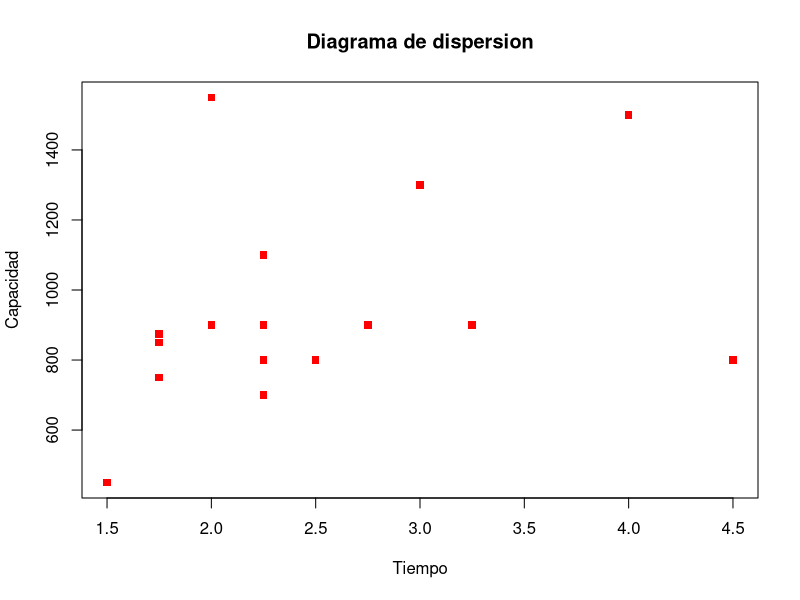
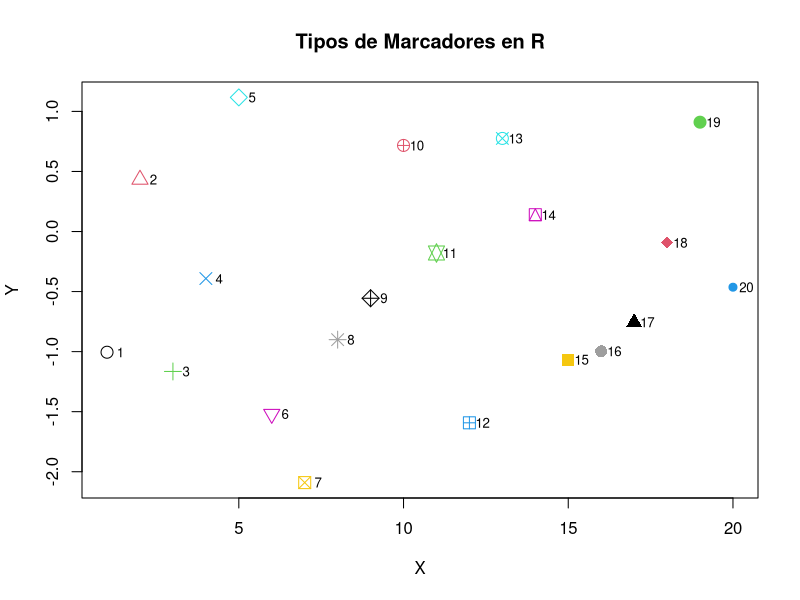
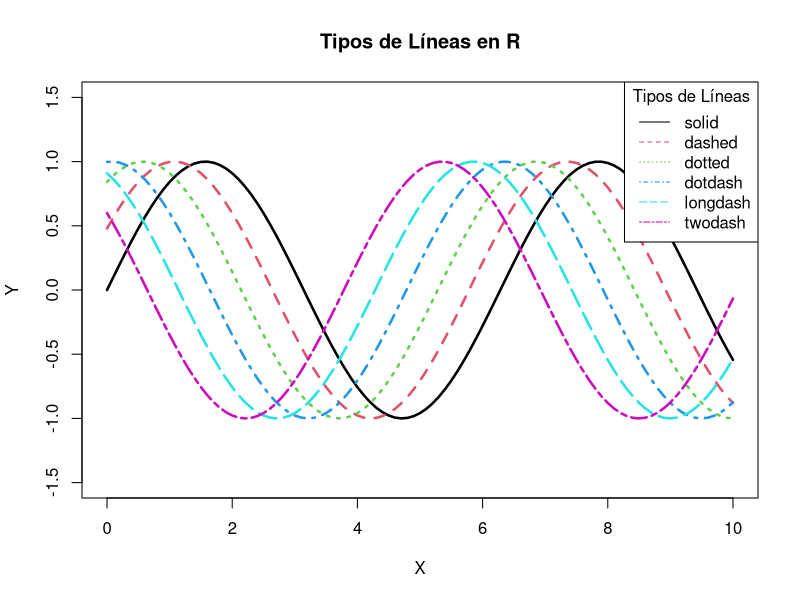
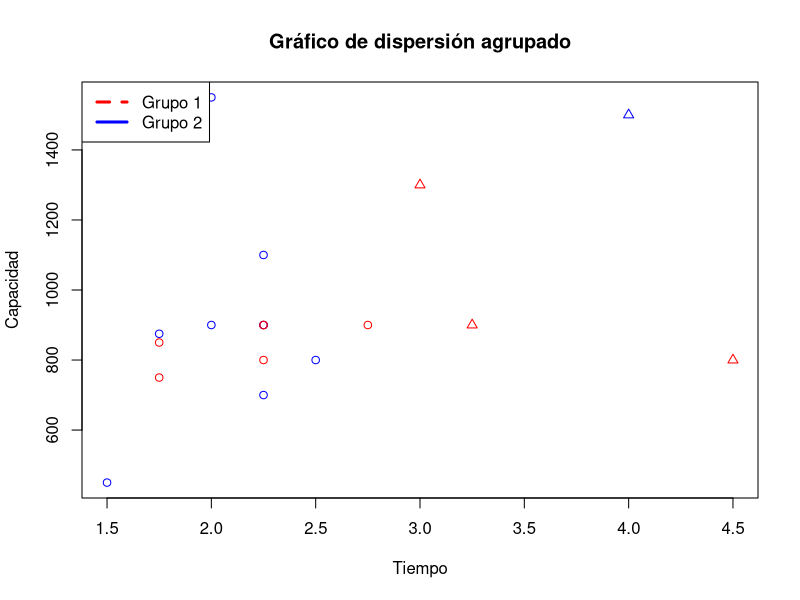
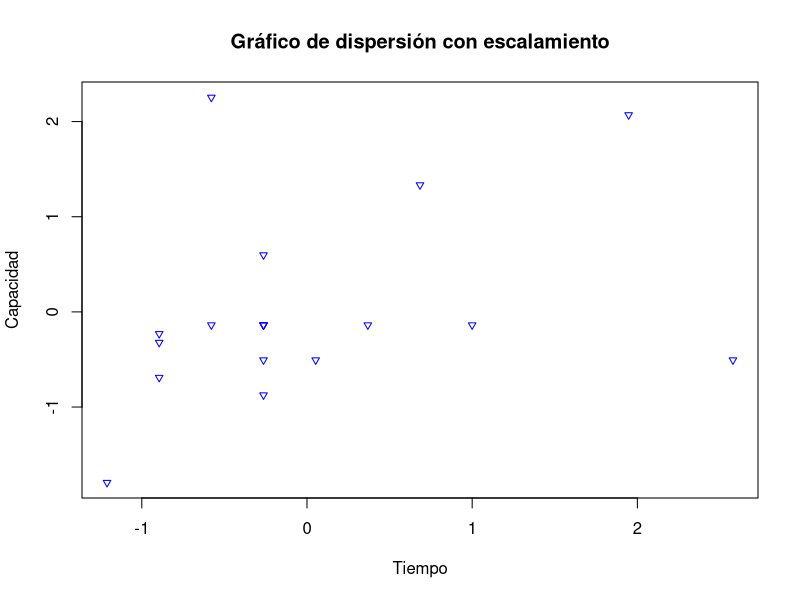
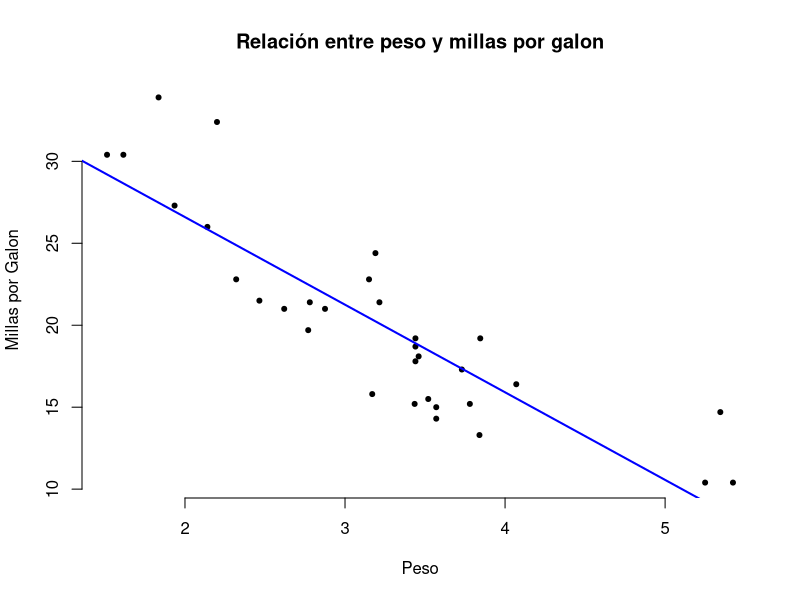
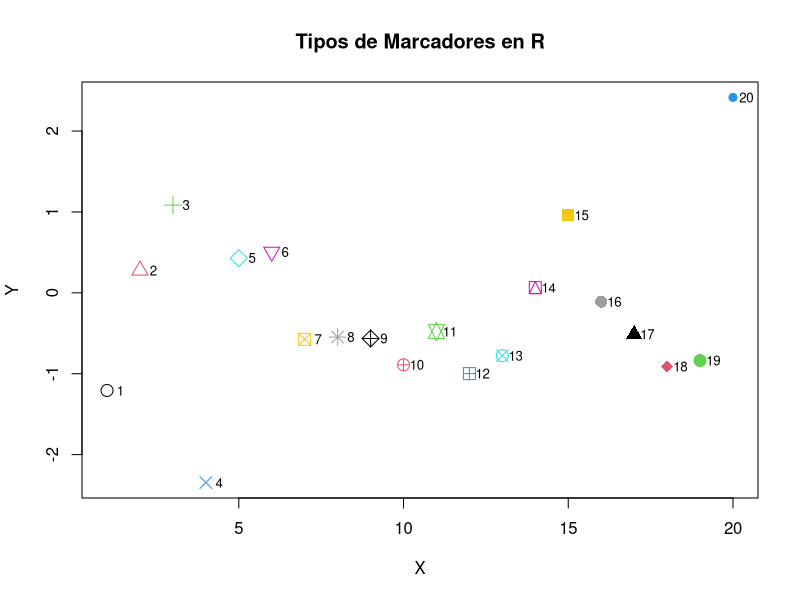
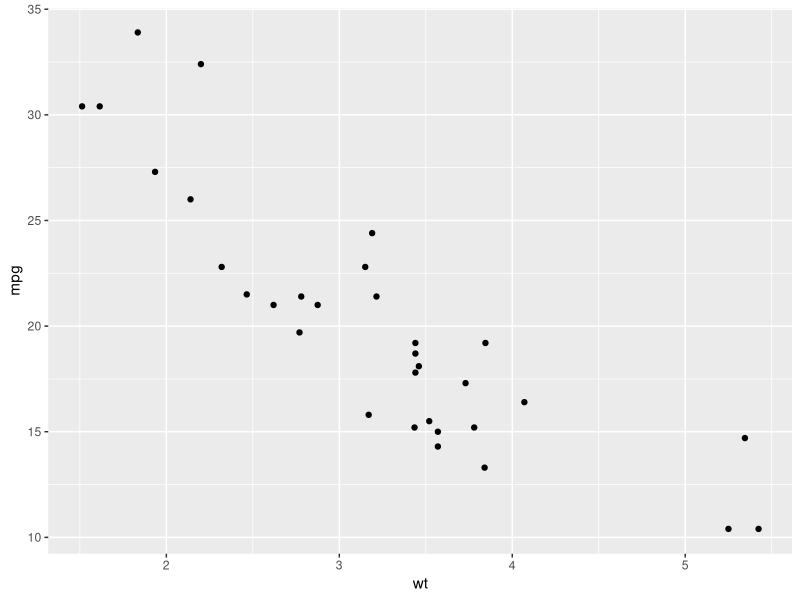

Recreate these plots in R, in order.
## ---- chunk 1
knitr::opts_chunk$set(echo = TRUE)
## ---- chunk 2
data = read.table("celulares.txt", sep="", header=T)
# data3 = read.table("seguridad.txt", sep="\t", header=T)
# data4 = read.table("publicidad.txt", sep="", header=F)
data = data[-1]
data
## ---- chunk 3
summary(data)
## ---- chunk 4
plot(x = data, pch=15, col="red", type="p", main="Diagrama de dispersion")
## ---- chunk 5
#definir valores
set.seed(12345555)
x <- seq(1, 20, by = 1) 
x
x[3]
## ---- chunk 6
# Tipos de marcadores que se quieren usar
(marker_types <- 1:20 )
## ---- chunk 7
# Definir los datos
set.seed
x <- seq(1, 20, by = 1)  # Valores de x
y <- rnorm(20)           # Valores de y generados aleatoriamente

# Tipos de marcadores que se quieren usar
marker_types <- 1:20 

# Crear un gráfico vacío
plot(x, y, type = "n", 
     xlab = "X", ylab = "Y", main = "Tipos de Marcadores en R")

# Bucle for para agregar puntos con diferentes marcadores
for (i in 1:length(marker_types)) {
  points(x[i], y[i], 
         pch = marker_types[i], 
         cex = 1.6, col = i)  # Agregar punto con tipo específico
  text(x[i] + 0.4, y[i] + 0,
       marker_types[i], cex = 0.8)  # Imprimir tipo de marcador como texto
}
## ---- chunk 8
# Definir los datos
x <- seq(0, 10, by = 0.1)  # Valores de x
y <- sin(x)                # Valores de y (seno de x)

# Tipos de líneas que se quieren usar
line_types <- c("solid", "dashed", "dotted", "dotdash", "longdash", "twodash")

# Crear un gráfico vacío
plot(x, y, type = "n", 
     ylim = c(-1.5, 1.5), 
     xlab = "X", 
     ylab = "Y", 
     main = "Tipos de Líneas en R")

# Bucle for para agregar líneas al gráfico
for (i in 1:length(line_types)) {
  lines(x, sin(x + (i - 1) * 0.5), lty = i, lwd = 2.5, col = i)  # Agregar línea con tipo específico
}

# Agregar leyenda
legend("topright", legend = line_types, lty = 1:length(line_types), col = 1:length(line_types), title = "Tipos de Líneas")
## ---- chunk 9
grupo = as.factor(ifelse(data$Tiempo < 3,"Grupo 1","Grupo 2"))

plot(data, pch=as.numeric(grupo), col=c("red","blue"), 
main="Gráfico de dispersión agrupado")

legend("topleft", legend=c("Grupo 1","Grupo 2"),
       lwd=3, 
       lty=c(2,1),
       col=c("red","blue"))
## ---- chunk 10
data2 <- scale(x = data)
data2

plot(data2, pch=6, cex=0.75, col="blue",main="Gráfico de dispersión con escalamiento")
## ---- chunk 11
dim(mtcars)
# 32 11

head(mtcars, 12)
## ---- chunk 12
x = mtcars$wt
y = mtcars$mpg
## ---- chunk 13
plot(x, y, 
     main = "Relación entre peso y millas por galon",
     xlab = "Peso", ylab = "Millas por Galon",
     pch = 20, cex=1,
     frame = F)

# Con linea de regresion
abline(reg = lm(y ~ x, data = mtcars), col = "blue", lw=2)
## ---- chunk 14
# Definir los datos
set.seed(1234)
x <- seq(1, 20, by = 1)  # Valores de x
y <- rnorm(20)           # Valores de y generados aleatoriamente

# Tipos de marcadores que se quieren usar
marker_types <- 1:20 

# Crear un gráfico vacío
plot(x, y, type = "n", 
     xlab = "X", ylab = "Y", main = "Tipos de Marcadores en R")

# Bucle for para agregar puntos con diferentes marcadores
for (i in 1:length(marker_types)) {
  points(x[i], y[i], pch = marker_types[i], cex = 1.6, col = i)  # Agregar punto con tipo específico
  text(x[i] + 0.4, y[i] + 0, marker_types[i], cex = 0.8)  # Imprimir tipo de marcador como texto
}
## ---- chunk 15
str(mtcars)
mtcars$cyl = as.factor(mtcars$cyl)
str(mtcars)
#?mtcars
## ---- chunk 16
library(ggplot2)

ggplot(mtcars, aes(x=wt, y=mpg)) + 
  geom_point()
## ---- chunk 17
ggplot(mtcars, aes(x=wt, y=mpg)) +
  geom_point(size=2, shape=21)
## ---- chunk 18
# datos
x <- seq(1, 5, by = 1)  # Valores de x
y <- seq(1, 5, by = 1)  # Valores de y
data <- data.frame(x, y)

# Tipos de marcadores que se quieren usar
marker_types <- 0:17

# Crear una lista para almacenar los gráficos
graficos <- list()

# Gráficos con diferentes marcadores
for (i in marker_types) {
  p <- ggplot(data, aes(x = x, y = y)) +
    geom_point(shape = i, size = 1.5, colour="red") +  
    labs(title = paste("Tipo de marcador:", i), x = "X", y = "Y") 
  
  # Almacenar el gráfico en la lista
  graficos[[i + 1]] <- p
}

# Mostrar los gráficos en una cuadrícula
library(gridExtra)
do.call(grid.arrange, c(graficos, ncol = 4))  
## ---- chunk 19
ggplot(mtcars, aes(x=wt, y=mpg)) + 
  geom_point()+
  labs(title="Millas por galon \n de acuerdo al peso",
       x="Peso (lb/1000)", y = "Millas/(US) gallon") +

 geom_smooth(method=lm, color="blue")
## ---- chunk 20
ggplot(mtcars, aes(x=wt, y=mpg, color=cyl, shape=cyl)) + 
  geom_point() +
  labs(title="Millas por galon \n de acuerdo al peso",
       x="Peso (lb/1000)", y = "Millas/(US) gallon") +
   geom_smooth(method=lm, se= FALSE, fullrange=F)
